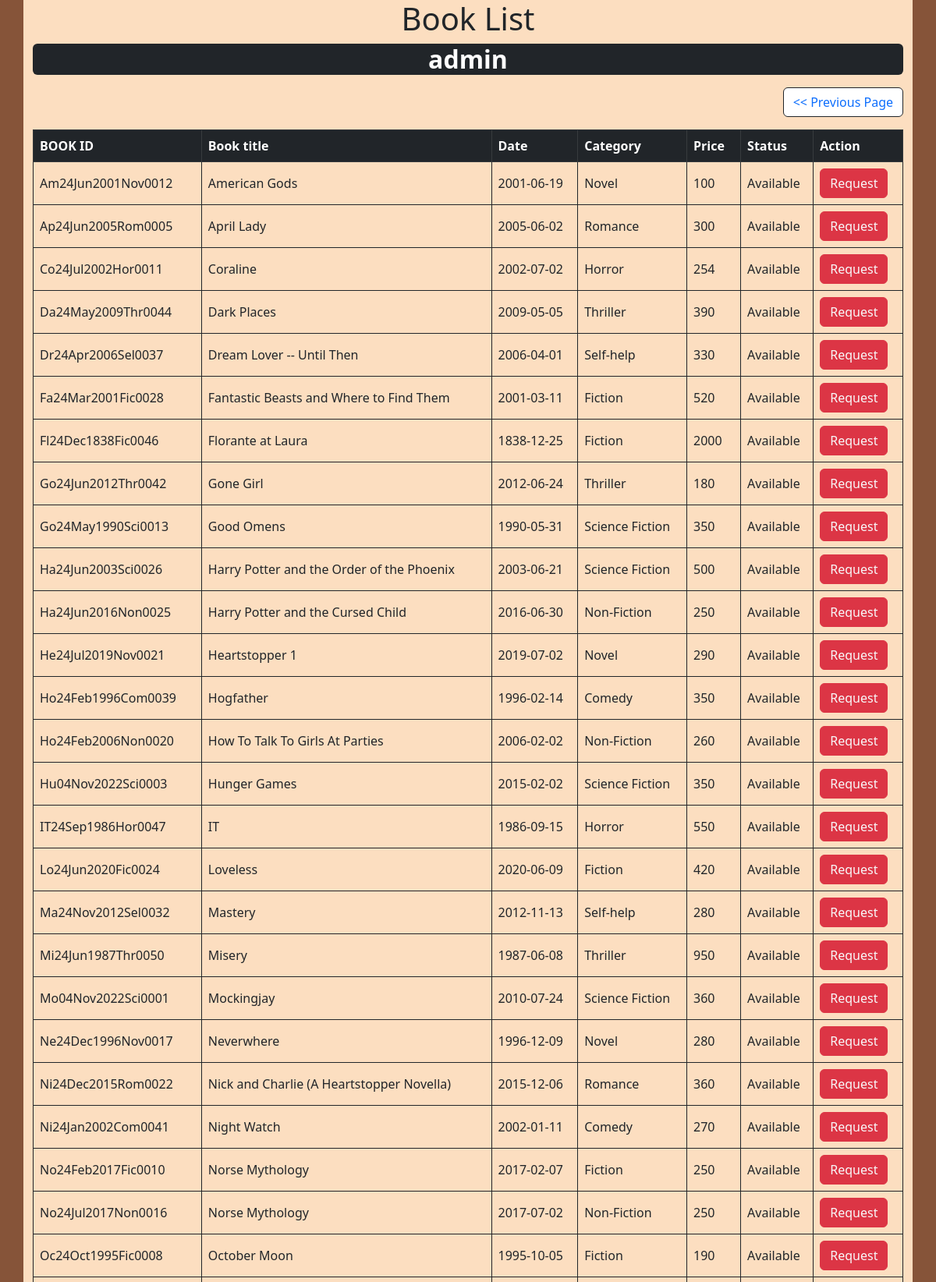
Page /User/view.php (signed in, upper part) on the committed database.
### tables this page shows
CREATE TABLE `books` (
  `book_id` varchar(255) NOT NULL,
  `book_name` varchar(255) NOT NULL,
  `pub_date` date NOT NULL,
  `date_added` date NOT NULL DEFAULT current_timestamp(),
  `category` varchar(255) NOT NULL,
  `counts` int(255) NOT NULL,
  `price` int(255) NOT NULL,
  `status` varchar(100) NOT NULL,
  `username` varchar(255) NOT NULL,
  `author` varchar(100) NOT NULL
);

### User/view.php (the view, shortened to what this page needs)
<?php
	include('../User/functions.php');
?>
<?php
    include('../Register/servbooks.php');
?>
<?php
    include('../Register/servbooks.php');
    $try = 0;
        $count_user = isset($count_row['c']);
        if($count_user<2) {
            $try = 1;
        } else {
            echo "<script>alert('You Borrowed Max Books')</script>";
        }
?>
<html>
    <head>
    <link href="https://cdn.jsdelivr.net/npm/bootstrap@5.2.2/dist/css/bootstrap.min.css" rel="stylesheet"
>
    <link rel="stylesheet" href="edit.css">
    </head>
	<body>
        <div class="container">
            <div class="table-responsive">
            <h1 class="text-center">Book List</h1>
                <table class="table align-middle table-bordered border-dark">
                    <thead class="table-dark">
                        <tr>
                            <th scope='col'>BOOK ID</th>
                                <th scope='col'>Book title</th>
                                <th scope='col'>Date</th>
                                <th scope='col'>Category</th>
                                <th scope='col'>Price</th>
                                <th scope='col'>Status</th>
                                <th scope='col'>Action</th>
                        </tr>
                    <span class="badge bg-dark text-white mb-3 d-flex justify-content-center">
						 <font size="6"><strong><?php echo $_SESSION['user']['username']; ?></strong></font>
					</span>
                    <ul class="pagination d-flex justify-content-end">
                    <a href="../User/index.php" class="page-link rounded border border-dark btn btn-primary"><< Previous Page</a>
                </ul>
                    <?php
                        $results = mysqli_query($db, "SELECT * FROM books");
                        while ($row = mysqli_fetch_array($results)) {
                            echo "<tbody>";
                                echo "<td>".$row['book_id']."</td>";
                                echo "<td>".$row['book_name']."</td>";
                                echo "<td>".$row['pub_date']."</td>";
                                echo "<td>".$row['category']."</td>";
                                echo "<td>".$row['price']."</td>";
                                echo "<td>".$row['status']."</td>";
                            if($try == 1 || $row['status'] == 'Available' ){
                                echo "<td> <a class='confirmation btn btn-danger link-light text-decoration-none' role='button' href='view.php?req=".$row['book_id']."'>Request</a> </td>";
                                echo "</tbody>";
                            } else {
                                print"<td>"; print"<button type=button disabled> Request </button>"; print"</td>";
                            }
                    ?>
                    <?php }  ?>
                </table>
            </div>
        </div>
    </body>
</html>

### User/edit.css (style rules this page uses)
body { background-color: #865439; }
.container { background-color: #FCDEC0; }

### rows in the picture
books: book_id "Am24Jun2001Nov0012", book_name "American Gods", pub_date "2001-06-19", category "Novel", price "100", status "Available"
books: book_id "Ap24Jun2005Rom0005", book_name "April Lady", pub_date "2005-06-02", category "Romance", price "300", status "Available"
books: book_id "Co24Jul2002Hor0011", book_name "Coraline", pub_date "2002-07-02", category "Horror", price "254", status "Available"
books: book_id "Da24May2009Thr0044", book_name "Dark Places", pub_date "2009-05-05", category "Thriller", price "390", status "Available"
books: book_id "Dr24Apr2006Sel0037", book_name "Dream Lover -- Until Then", pub_date "2006-04-01", category "Self-help", price "330", status "Available"
books: book_id "Fa24Mar2001Fic0028", book_name "Fantastic Beasts and Where to Find Them", pub_date "2001-03-11", category "Fiction", price "520", status "Available"
books: book_id "Fl24Dec1838Fic0046", book_name "Florante at Laura", pub_date "1838-12-25", category "Fiction", price "2000", status "Available"
books: book_id "Go24Jun2012Thr0042", book_name "Gone Girl", pub_date "2012-06-24", category "Thriller", price "180", status "Available"
books: book_id "Go24May1990Sci0013", book_name "Good Omens", pub_date "1990-05-31", category "Science Fiction", price "350", status "Available"
books: book_id "Ha24Jun2003Sci0026", book_name "Harry Potter and the Order of the Phoenix", pub_date "2003-06-21", category "Science Fiction", price "500", status "Available"
books: book_id "Ha24Jun2016Non0025", book_name "Harry Potter and the Cursed Child", pub_date "2016-06-30", category "Non-Fiction", price "250", status "Available"
books: book_id "He24Jul2019Nov0021", book_name "Heartstopper 1", pub_date "2019-07-02", category "Novel", price "290", status "Available"
books: book_id "Ho24Feb1996Com0039", book_name "Hogfather", pub_date "1996-02-14", category "Comedy", price "350", status "Available"
books: book_id "Ho24Feb2006Non0020", book_name "How To Talk To Girls At Parties", pub_date "2006-02-02", category "Non-Fiction", price "260", status "Available"
books: book_id "Hu04Nov2022Sci0003", book_name "Hunger Games", pub_date "2015-02-02", category "Science Fiction", price "350", status "Available"
books: book_id "IT24Sep1986Hor0047", book_name "IT", pub_date "1986-09-15", category "Horror", price "550", status "Available"
books: book_id "Lo24Jun2020Fic0024", book_name "Loveless", pub_date "2020-06-09", category "Fiction", price "420", status "Available"
books: book_id "Ma24Nov2012Sel0032", book_name "Mastery", pub_date "2012-11-13", category "Self-help", price "280", status "Available"
books: book_id "Mi24Jun1987Thr0050", book_name "Misery", pub_date "1987-06-08", category "Thriller", price "950", status "Available"
books: book_id "Mo04Nov2022Sci0001", book_name "Mockingjay", pub_date "2010-07-24", category "Science Fiction", price "360", status "Available"
books: book_id "Ne24Dec1996Nov0017", book_name "Neverwhere", pub_date "1996-12-09", category "Novel", price "280", status "Available"
books: book_id "Ni24Dec2015Rom0022", book_name "Nick and Charlie (A Heartstopper Novella)", pub_date "2015-12-06", category "Romance", price "360", status "Available"
books: book_id "Ni24Jan2002Com0041", book_name "Night Watch", pub_date "2002-01-11", category "Comedy", price "270", status "Available"
books: book_id "No24Feb2017Fic0010", book_name "Norse Mythology", pub_date "2017-02-07", category "Fiction", price "250", status "Available"
books: book_id "No24Jul2017Non0016", book_name "Norse Mythology", pub_date "2017-07-02", category "Non-Fiction", price "250", status "Available"
books: book_id "Oc24Oct1995Fic0008", book_name "October Moon", pub_date "1995-10-05", category "Fiction", price "190", status "Available"

### other values in the picture
$_SESSION['user']['username'] "admin"
